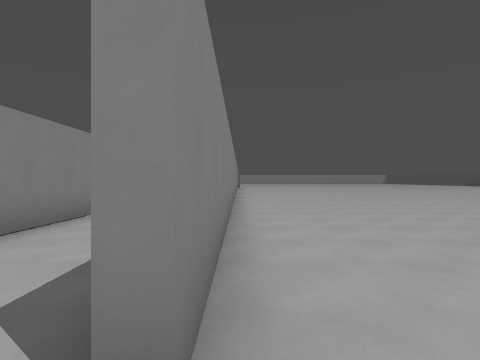
view 1 (above)

18 first-person views from a walk through a 3-D level made in the Godot game engine. The camera is 1.5 m above the floor, looks level and sees 80° across. The floor is counted in squares, 2 m on a side. Each view is taken from the middle of a square. On the plan, view 1 faces up. The plan holds only what a view shows up to about 10 squares ahead; the rest is blank. The place goes on beyond the plan. Characters and animated objects are left out.

view 2
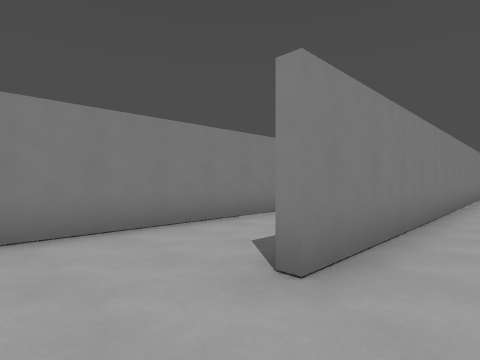

view 3
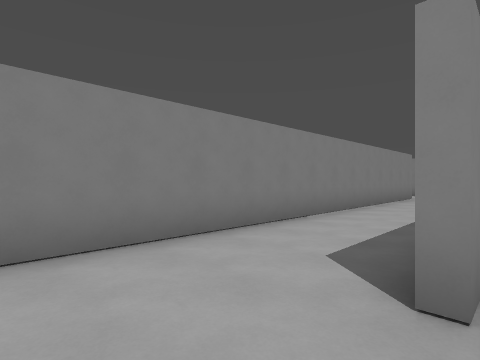

view 4
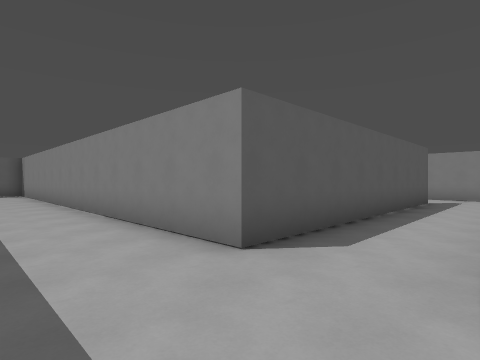

view 5
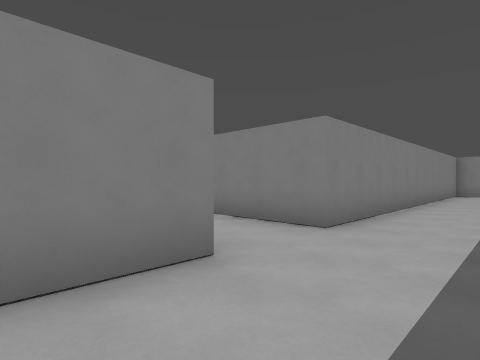

view 6
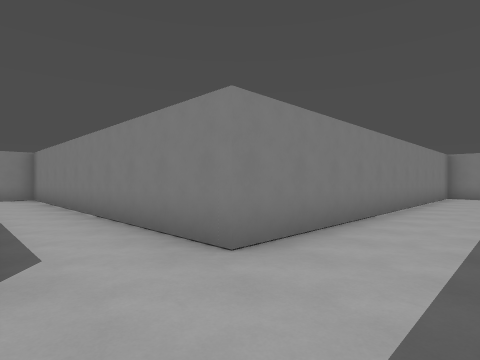

view 7
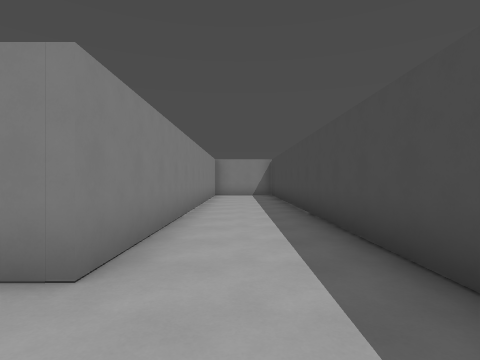

view 8
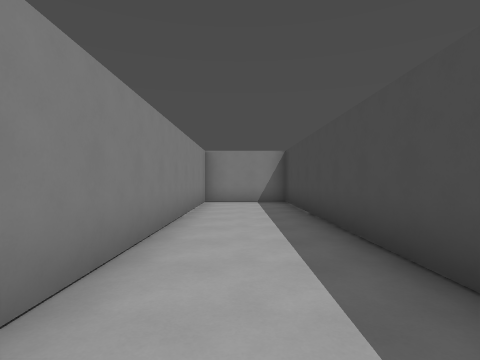

view 9
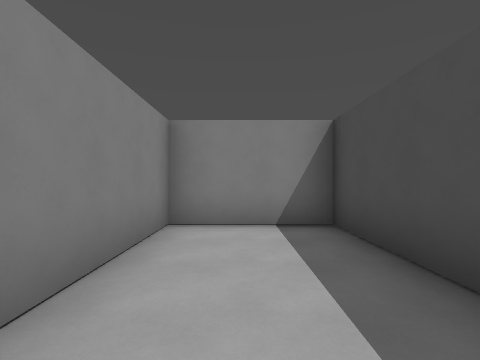

view 10
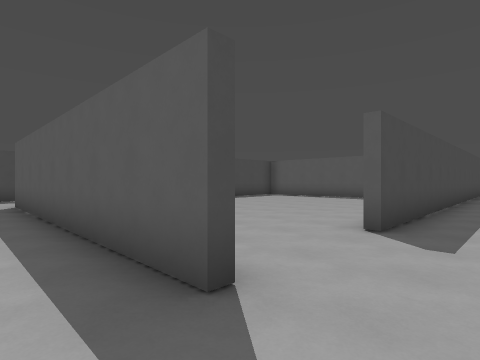

view 11
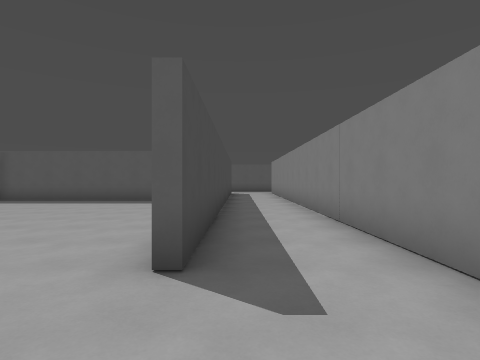

view 12
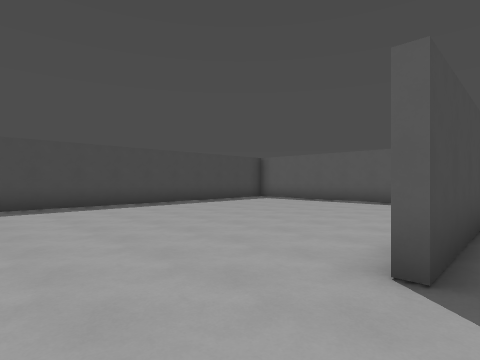

view 13
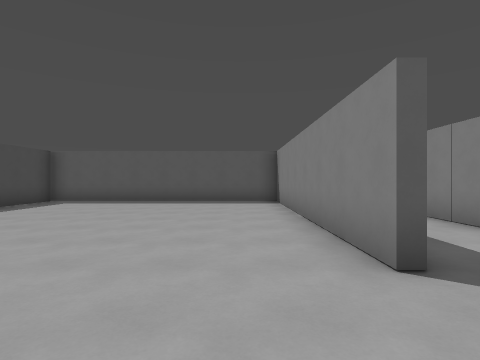

view 14
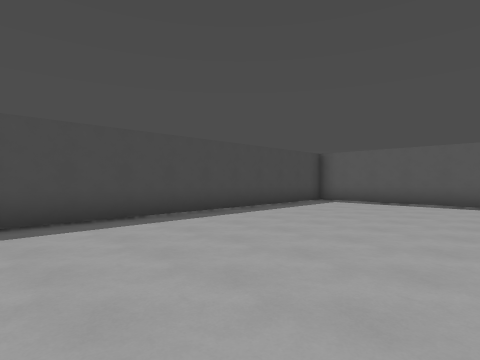

view 15
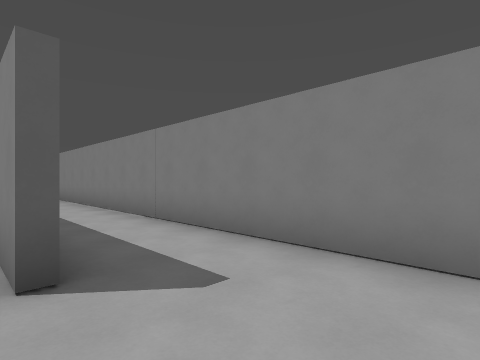

view 16
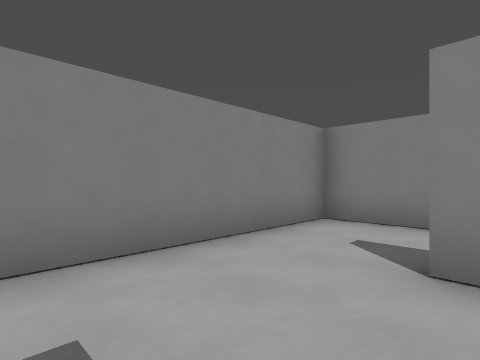

view 17
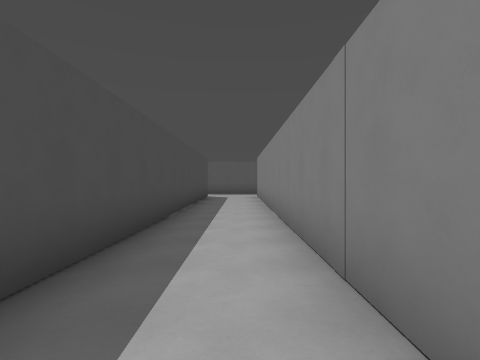

view 18
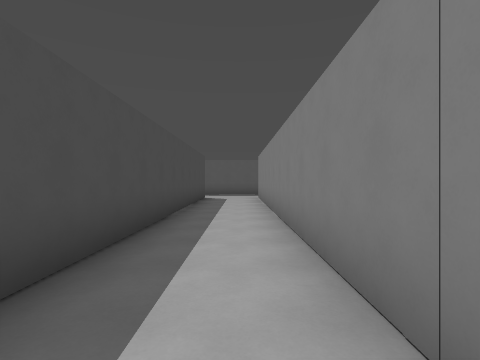

### Floor plan
Points are (right, up) in squares from view 1. A wall is a line through its corners. A room is listed if a view was taken in it or the views show most of it. See-through windows are left out.
Room 1 (views 1, 3, 4, 5, 6, 7, 8, 9, 10)
walls: (-0.4, 11.5) (-0.4, 12); (-0.4, 13.8) (-0.4, 25.8) (-3.2, 25.8) (-3.2, 14.1) (-13.8, 14.1) (-13.8, 11.6); (-11.6, 11.8) (-3.2, 11.8) (-3.2, -0.8)
ways out: opening at (0, -0.5) to room 2; opening at (-12.5, 12) to room 3
Room 2 (view 2)
walls: (-0.2, 11.9) (-0.2, 0.8)
ways out: opening at (0, -0.5) to room 1
Room 3 (views 11, 12, 13, 14, 15, 16, 17, 18)
walls: (-11.3, 8.7) (-11.3, 1.1) (-3.5, 1.1) (-3.5, 10.6); (-11.1, 11.6) (-11.6, 11.6); (-13.8, 11.6) (-13.8, -1.3); (-11.5, -1.5) (-11.5, 8.7)
ways out: opening at (-12.5, 12) to room 1

Where each view was taken, in squares from view 1:
view 1: 0 up, 0 right, facing up
view 2: 1 down, 1 right, facing up-left
view 3: 1 down, 0 right, facing up-left
view 4: 14 up, 1 left, facing down-left
view 5: 10 up, 1 left, facing up-left
view 6: 12 up, 1 left, facing up-left
view 7: 12 up, 2 left, facing up
view 8: 16 up, 2 left, facing up
view 9: 21 up, 2 left, facing up
view 10: 13 up, 13 left, facing down-right
view 11: 11 up, 12 left, facing down
view 12: 11 up, 12 left, facing down-right
view 13: 11 up, 10 left, facing down
view 14: 11 up, 9 left, facing down-right
view 15: 11 up, 11 left, facing down-left
view 16: 9 up, 11 left, facing up-left
view 17: 8 up, 13 left, facing down
view 18: 7 up, 13 left, facing down
